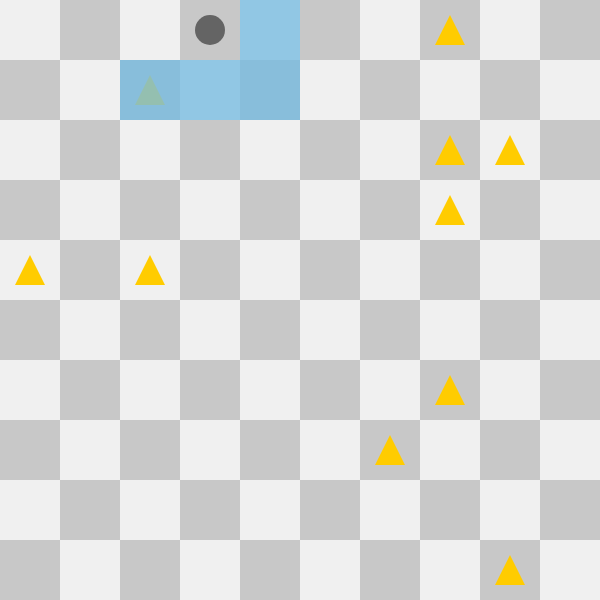
Frame 1 (no input)
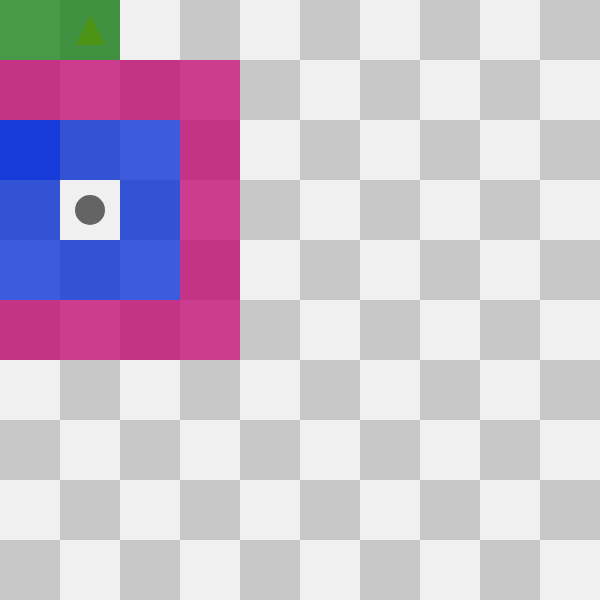
Frame 60 (no input)
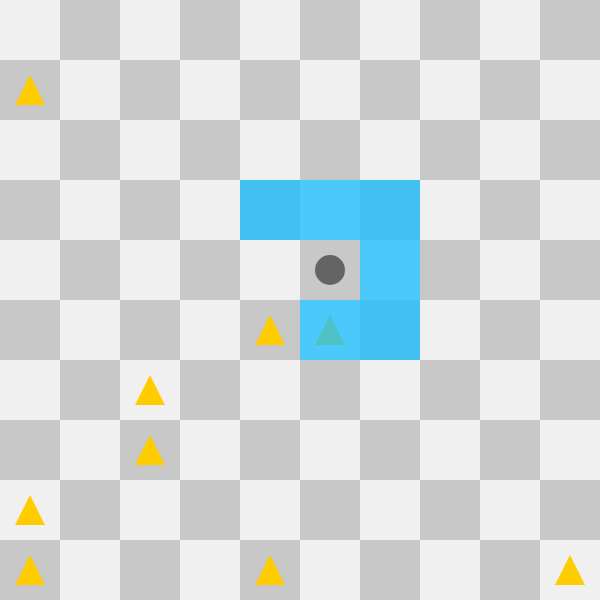
Frame 120 (the mouse pressed at the canvas centre since frame 60)

The p5.js sketch that drew these frames (run headless with seeded random() and noise() and a simulated clock; from frame 60 on, the mouse is pressed at the canvas centre):

// p5.js sketch
// ── sketch.js
const WORLD_SIZE = 10;
const PERCENT_OF_CHEESE = 0.1;
const INITIAL_START = 2;
const INITIAL_FPS = 100;

let slider;
let worldSize;
let input;
let avgStepsSpan;

let seed = Date.now();
let strat = INITIAL_START;

let world;
let cheeseCount;
let steps;

let loops;
let avgSteps;

// 7 0 1
// 6   2
// 5 4 3
function getDirection(d) {
  switch (d) {
    case 0: {
      return [0, -1];
    }
    case 1: {
      return [1, -1];
    }
    case 2: {
      return [1, 0];
    }
    case 3: {
      return [1, 1];
    }
    case 4: {
      return [0, 1];
    }
    case 5: {
      return [-1, 1];
    }
    case 6: {
      return [-1, 0];
    }
    case 7: {
      return [-1, -1];
    }
  }
}

function generateDirection(mouseX, mouseY) {
  let newX;
  let newY;

  do {
    const step = getDirection(
      Math.floor(
        random() * 8
      )
    );
  
    newX = mouseX + step[0];
    newY = mouseY + step[1];
  
    if (
      newX < 0
      || newX > +worldSize.value() - 1
      || newY < 0
      || newY > +worldSize.value() - 1
    ) {
      continue;
    }

    return [
      newX,
      newY
    ]
  } while (true);
}

function findClosest(mouseX, mouseY) {
  const maxLevel = +worldSize.value();
  let level = 1;
  let i = 0;
  let direction = 0;
  let c = color(
    random() * 255,
    random() * 255,
    random() * 255,
    200
  )
  
  let x = mouseX - level;
  let y = mouseY - level;

  const rectSize = width / +worldSize.value();
  
  while (level < maxLevel) {
    fill(c);
    rect(
      rectSize * x,
      rectSize * y,
      rectSize,
      rectSize,
    );

    if (
      world[x]
      && world[x][y]
      && world[x][y] === 1
    ) {
      return [x, y];
    }

    if (i % (level * 2) === 0) {
      direction += 2;
    }
    
    const d = getDirection(direction % 8);
    const stepX = d[0];
    const stepY = d[1];
    x += stepX;
    y += stepY;

    i++;

    if (i > 8 * level) {
      level++
      i = 0;
      direction = 0;
      c = color(
        random() * 255,
        random() * 255,
        random() * 255,
        200
      )
      
      x = mouseX - level;
      y = mouseY - level;
    }
  }
}

function strategy1(mouseX, mouseY) {
  const step = generateDirection(
    mouseX,
    mouseY
  );

  const newX = step[0];
  const newY = step[1];
  if (
    world[newX] !== undefined
    && world[newX][newY] !== undefined
  ) {
    world[mouseX][mouseY] = 0;
    
    if (world[newX][newY] === 1) {
      cheeseCount--;
    }
    
    world[newX][newY] = 2;
  }
}

function strategy2(mouseX, mouseY) {
  const step = findClosest(
    mouseX,
    mouseY
  );

  const newX = mouseX + Math.sign(step[0] - mouseX);
  const newY = mouseY + Math.sign(step[1] - mouseY);

  if (
    world[newX] !== undefined
    && world[newX][newY] !== undefined
  ) {
    world[mouseX][mouseY] = 0;
    
    if (world[newX][newY] === 1) {
      cheeseCount--;
    }
    
    world[newX][newY] = 2;
  }
}

function strategy3() {
  console.log(1);
}


function drawCheese(x, y) {
  fill(255, 204, 0);

  const squareSize = width / +worldSize.value();

  triangle(
    x + squareSize / 2,
    y + squareSize / 2 - squareSize / 4,

    x + squareSize / 2 - squareSize / 4,
    y + squareSize / 2 + squareSize / 4,

    x + squareSize / 2 + squareSize / 4,
    y + squareSize / 2 + squareSize / 4,
  );
}

function drawMouse(x, y) {
  fill(100, 100, 100);
  circle(
    x + width / +worldSize.value() / 2,
    y + width / +worldSize.value() / 2,
    width / +worldSize.value() / 2
  );
}

function restart() {
  avgStepsSpan.html('');

  if (steps > 0) {
    avgSteps += steps;
    avgStepsSpan.html(`Average steps: ${avgSteps / loops++}`);
  }

  steps = 2;

  world = new Array(+worldSize.value())
  .fill(null)
  .map(() =>
    new Array(+worldSize.value())
      .fill(null)
      .map(() => 0)
  );

  // randomSeed(seed);

  const percentOfCheese = +cheesePercentage.value() / 100;
  const worldSizeS = (+worldSize.value()) ** 2;
  cheeseCount = 
    Math.min(
      Math.floor(
        worldSizeS * percentOfCheese
      ),
      worldSizeS - 1
    )

  let count = cheeseCount;

  while (count) {
    const x = Math.floor(random() * +worldSize.value());
    const y = Math.floor(random() * +worldSize.value());
    if (world[x][y] !== 1) {
      world[x][y] = 1;
      count--;
    }
  }

  while (count === 0) {
    const x = Math.floor(random() * +worldSize.value());
    const y = Math.floor(random() * +worldSize.value());
    // const x = 4;
    // const y = 4;
    if (world[x][y] !== 1) {
      world[x][y] = 2;
      count--;
    }
  }
}

function setup() {
  createCanvas(600, 600);

  loops = 1;
  avgSteps = 0;
  steps = 0;

  avgStepsSpan = createSpan('');
  const desc = createDiv('FPS');
  const desc2 = createDiv('World size');
  const desc3 = createDiv('Percentage of cheese');
  input = createInput(String(INITIAL_FPS), 'number');
  slider = createSlider(1, 300, +input.value());
  worldSize = createInput(String(WORLD_SIZE), 'number');
  worldSize.attribute('min', '4')
  worldSize.attribute('max', '40')

  cheesePercentage = createInput(String(PERCENT_OF_CHEESE * 100), 'number');
  cheesePercentage.attribute('min', '1')
  cheesePercentage.attribute('max', '100')

  const div = createDiv();
  const div1 = createDiv();
  const div2 = createDiv();
  const div3 = createDiv();
  const div4 = createDiv();

  const buttonStart1 = createButton('Strategy #1 (random)');
  const buttonStart2 = createButton('Strategy #2');
  const buttonStart3 = createButton('Strategy #3 (knows exact position)');

  div1.child(input);
  div2.child(slider);
  div3.child(buttonStart1);
  div3.child(buttonStart2);
  div3.child(buttonStart3);
  div4.child(avgStepsSpan);
  div.child(desc);
  div.child(div1);
  div.child(div2);
  div.child(div3);
  div.child(div4);
  div.child(desc2);
  div.child(worldSize);
  div.child(desc3);
  div.child(cheesePercentage);
  div.child(createSpan('%'));

  const clear = () => {
    avgSteps = 0;
    loops = 1;
    steps = 0;
    restart();
  }

  buttonStart1.mouseClicked(() => {
    strat = 1;
    clear();
  });

  buttonStart2.mouseClicked(() => {
    strat = 2;
    clear();
  });

  buttonStart3.mouseClicked(() => {
    strat = 3;
    clear();
  });

  worldSize.changed(() => {
    clear();
  });

  cheesePercentage.changed(() => {
    clear();
  });

  input.input(() => {
    slider.value(input.value())
  });
  
  slider.input(() => {
    input.value(slider.value())
  });

  restart();
}

function draw() {
  steps++;

  frameRate(+input.value());

  noStroke();
  let mouseX;
  let mouseY;

  for (let y = 0; y < +worldSize.value(); y++) {
    for (let x = 0; x < +worldSize.value(); x++) {
      const rectSize = width / +worldSize.value();
      if ((x + y) % 2 === 0) {
        fill(240, 240, 240);
      } else {
        fill(200, 200, 200);
      }

      rect(
        rectSize * x,
        rectSize * y,
        rectSize,
        rectSize,
      );

      if (world[x][y] === 1) {
        drawCheese(
          rectSize * x,
          rectSize * y
        )
      } else if (world[x][y] === 2) {
        mouseX = x;
        mouseY = y;

        drawMouse(
          rectSize * x,
          rectSize * y
        )
      }
    }
  }

  if (cheeseCount > 0) {
    switch (strat) {
      case 1: {
        strategy1(mouseX, mouseY);
        break;
      }
      case 2: {
        strategy2(mouseX, mouseY);
        break;
      }
      case 3: {
        strategy3(mouseX, mouseY);
        break;
      }
    }
  } else {
    restart();
  }
}

window.setup = setup;
window.draw = draw;
